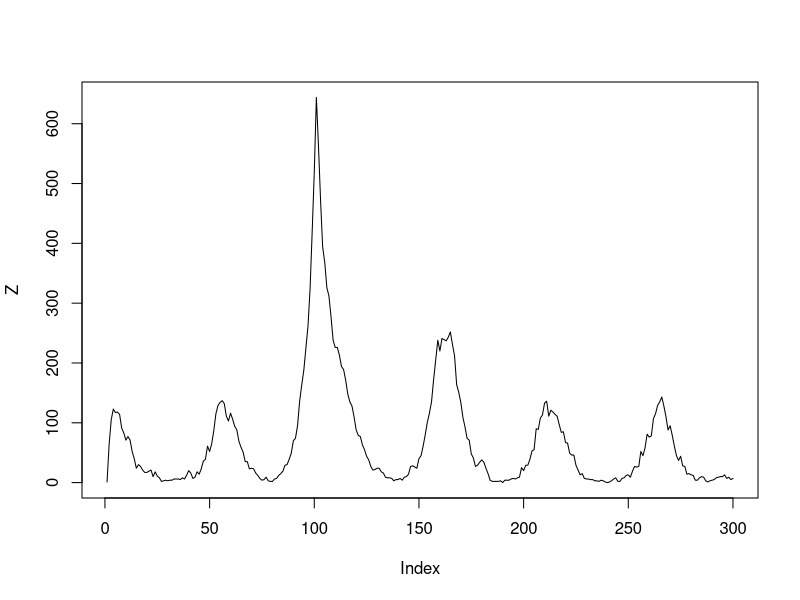
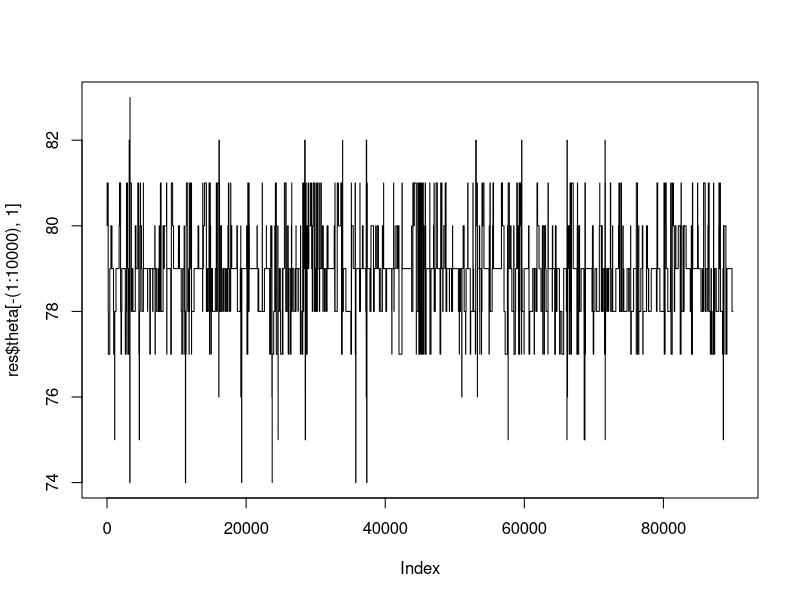
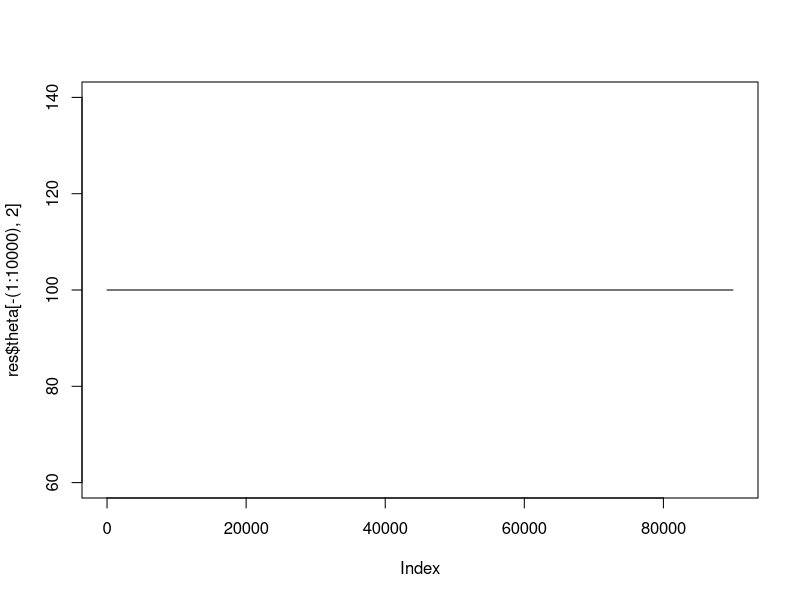
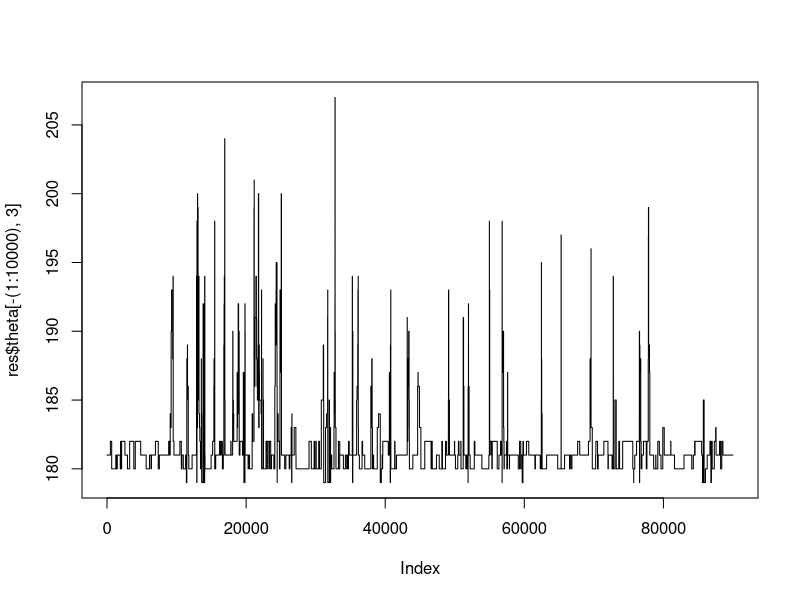
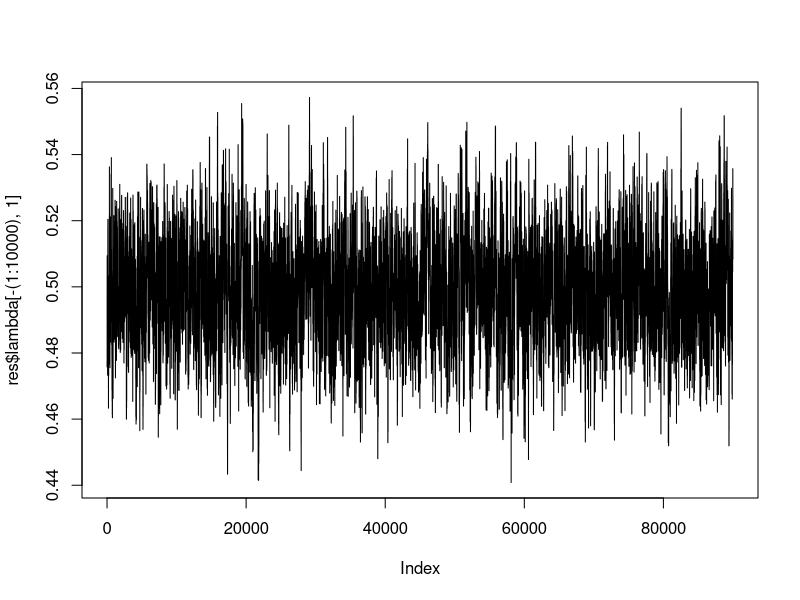
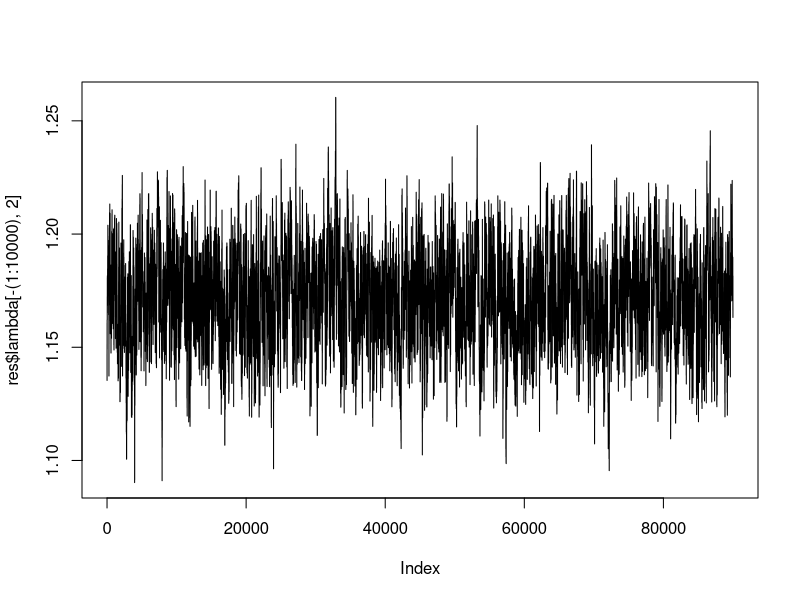
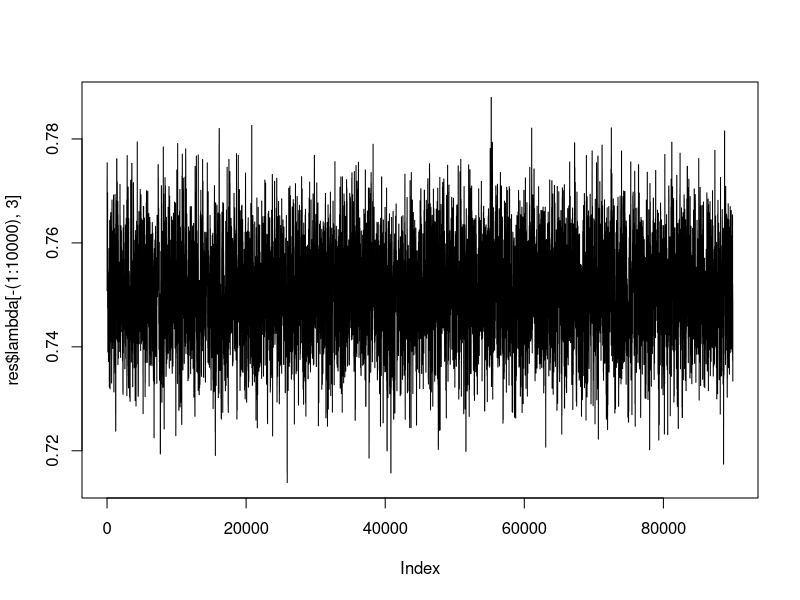
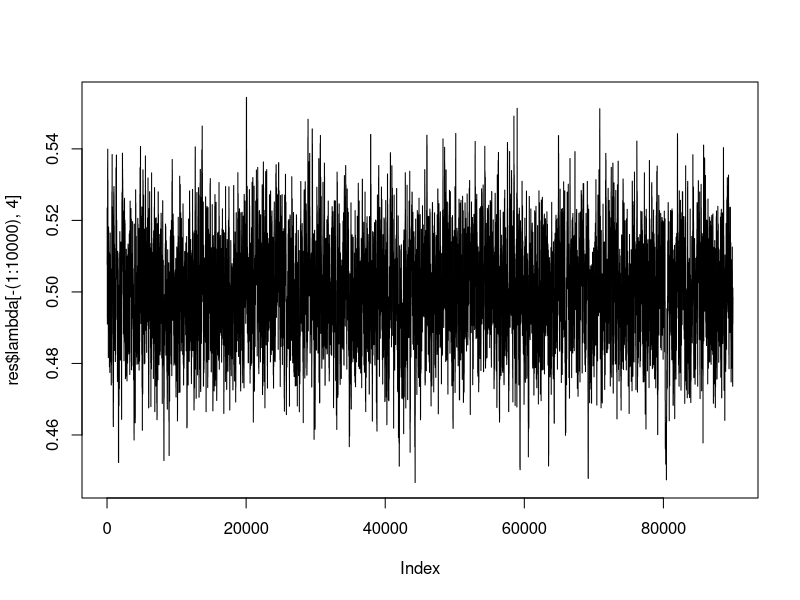

Generate these figures, in order, with R:
## ---- chunk 1

rbern <- function(n, p) {
    rbinom(n, 1, p)
}


## ---- chunk 2
#

# start to simulate data

####
N <- 299
t <- 1:N
gamma  <- c(log(10), 0.7, 1.7)

K <- 3
theta  <- c(78, 100, 180)

lambda <- c(0.5, 1.15, .75, 0.5)
vlambda <- rep(lambda, diff(c(0, theta, N)))

rho <- 2*pi/52
nu <- exp(cbind(1, sin(rho*t), cos(rho*t)) %*% gamma)

Z <- numeric(N)
Z[1] <- 1


X <- rpois(1:N, nu)

for(i in 2:(N+1)) {
  Z[i] <- X[i-1] + rpois(1, vlambda[i-1] * Z[i-1])
}


plot(Z, type = "l")
###
#end of simulation
###

length(Z)

mean(Z)
## ---- chunk 3

change_theta <- function(K, N, theta, lambda, LL) {
  
  K <- length(theta)
  j <- sample(1:K, size = 1) + 1# select a theta 50, 70
  
  
  temp_theta <- c(0, theta, N)
  
  s_star <- ceiling(runif(1,temp_theta[j - 1], temp_theta[j + 1] - 1 ))
  
  theta_star <- theta
  theta_star[j - 1] <- s_star
  
  vepi_star <- rep(lambda, diff(c(0, theta_star, N))) #make into vector
  LL_star <- sum(dpois(Z[2:(N + 1)], nu + vepi_star*Z[1:N], log = T)) #likelihood of the new parameters
  prior_star <- 0 # sum(dgamma(lambda,1.5,2, log = TRUE)) + sum(dbeta(theta_star/N, 1, 1, log = TRUE))
  post_star <- LL_star + prior_star #new log posterior
  
  
  U <- runif(1)
  
  if (log(U) < post_star - LL) {
    
    return(list(K = length(theta_star), N = N, theta = theta_star, lambda = lambda, LL = post_star))
    
  } else {
    return(list(K = length(theta), N = N, theta = theta, lambda = lambda, LL = LL))
  }
  
}


change_lambda <- function(K, N, theta, lambda, LL) {
  
  K <- length(lambda)
  j <- sample(1:K, size = 1)# select a theta 50, 70
  
  lambda_star <- lambda
  # lambda_star <- lambda_star + rnorm(K, 0, 0.03)
  lambda_star[j] <- lambda_star[j] + rnorm(1,0,0.01)
  
  vepi_star <- rep(lambda_star, diff(c(0, theta, N))) #make into vector
  
  LL_star <- sum(dpois(Z[2:(N + 1)], nu + vepi_star*Z[1:N], log = T)) #likelihood of the new parameters
  
  prior_star <- 0 # sum(dgamma(lambda_star,1.5,2, log = TRUE)) + sum(dunif(theta, 0, 200, log = TRUE))
  post_star <- LL_star + prior_star #new log posterior
  
  
  U = runif(1)
  
  if (log(U) < post_star - LL) {
    
    return(list(K = length(theta), N = N, theta = theta, lambda = lambda_star, LL = post_star))
    
  } else {
    return(list(K = length(theta), N = N, theta = theta, lambda = lambda, LL = LL))
  }
  
}




## call update_theta then update number of change points K
## and lambda
## then use LL to accept or reject

 

update_param <- function(K, N, theta, lambda, LL) {
  
  
  if (rbern(1,0.5) == 1) {
  output <- change_lambda(K, N, theta, lambda, LL)
  output <- change_theta(output$K, output$N, output$theta, output$lambda, output$LL)
  } else {
  output <- change_theta(K, N, theta, lambda, LL)
  output <- change_lambda(output$K, output$N, output$theta, output$lambda, output$LL)

  }


  
  # if (rbern(1,0.5) == 1){
  # output <- change_lambda(K, N, theta, lambda, LL)
  # output <- change_theta(output$K, output$N, output$theta, output$lambda, output$LL)
  # } else {
  # output <- change_theta(K, N, theta, lambda, LL)
  # output <- change_lambda(output$K, output$N, output$theta, output$lambda, output$LL)
  # }
  # 
  
  # output <- change_lambda(K, N, theta, lambda, LL)
  # output <- change_theta(K, N, theta, lambda, LL)
 # output <- change_lambda(output$K, output$N, output$theta, output$lambda, output$LL)
  #output <- change_theta(output$K, output$N, output$theta, output$lambda, output$LL)
  return(output)


}

undebug(change_theta)
undebug(change_lambda)
undebug(update_param)


## ---- chunk 4

## update number of change points theta


 

nSim <- 100000
#pre-allocate
res <- list(K = numeric(nSim),
            theta = matrix(0, nSim, 3),
            lambda = matrix(0, nSim, 4))

 

output <- list(K = K, N = N, theta = c(25, 75, 150), lambda = c( 0.7134912, 1.6539448, 0.9624683,  0.3509613), LL = -Inf)
output <- list(K = K, N = N, theta = c(150, 200, 250), lambda = c( 0.5, 0.7, 0.5,  0.5), LL = -Inf)

system.time(
for (i in 1:nSim) {        
   output <-  update_param(output$K, N, output$theta, output$lambda, output$LL)
   k <- output$K
   res$K[i] <- k
   res$theta[i, ] <- output$theta
   res$lambda[i, ] <- output$lambda
}
)

plot(res$theta[-(1:10000),1], type = "l")
plot(res$theta[-(1:10000),2], type = "l")
plot(res$theta[-(1:10000),3], type = "l")

plot(res$lambda[-(1:10000),1], type = "l")
plot(res$lambda[-(1:10000),2], type = "l")
plot(res$lambda[-(1:10000),3], type = "l")
plot(res$lambda[-(1:10000),4], type = "l")


plot(res$theta[,1], res$lambda[ ,1])
plot(res$theta[,1], res$lambda[ ,2])
plot(res$theta[,1], res$lambda[ ,3])

plot(res$theta[,2], res$lambda[ ,1])
plot(res$theta[,2], res$lambda[ ,2])
plot(res$theta[,2], res$lambda[ ,3])


